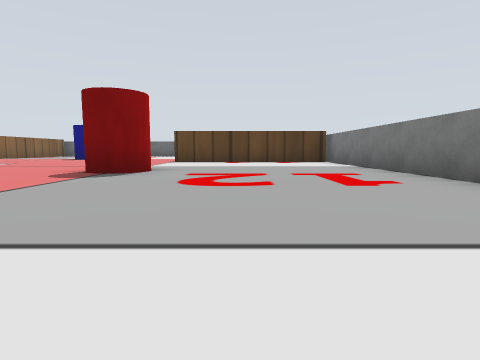
[1] (above)

18 first-person views from a walk through a world built for the Gazebo simulator. The camera is 0.07 m above the floor, tilts 6° down and sees 80° across. The floor is counted in squares, 0.2 m on a side. Each view is taken from the middle of a square. On the plan, view 1 faces up. The plan holds only what a view shows up to about 9 squares ahead; the rest is blank. Gazebo's built-in surfaces are drawn with simple patterns.

[2]
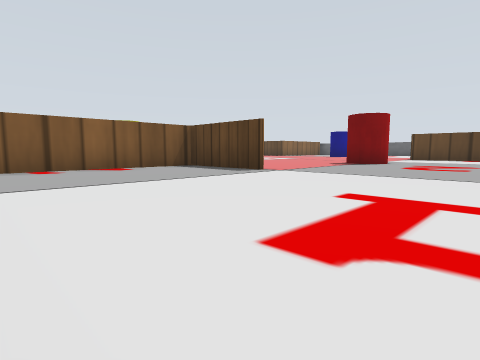

[3]
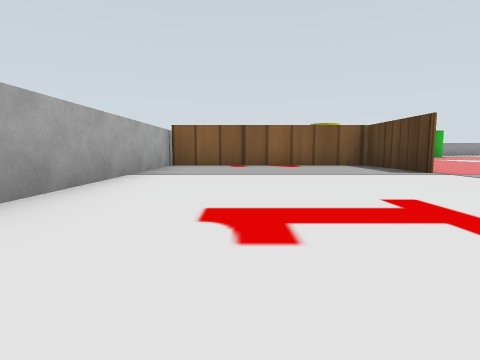

[4]
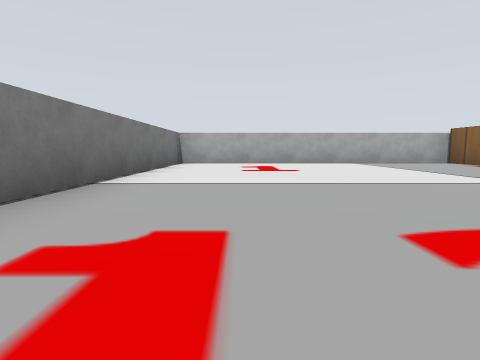

[5]
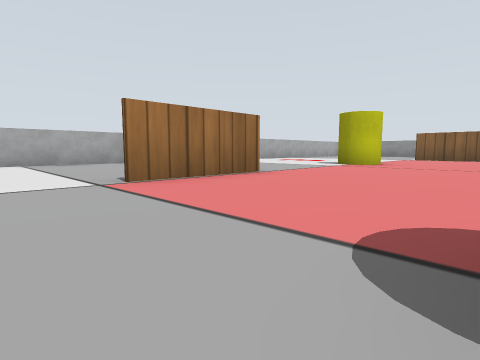

[6]
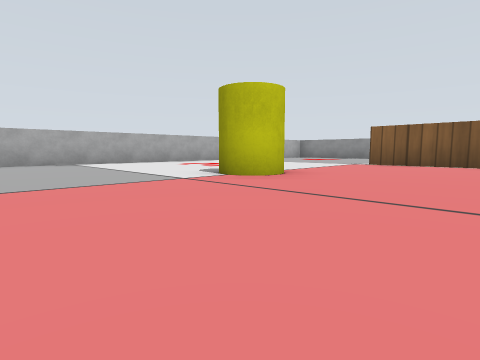

[7]
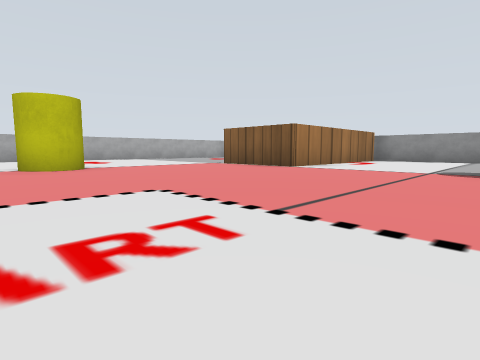

[8]
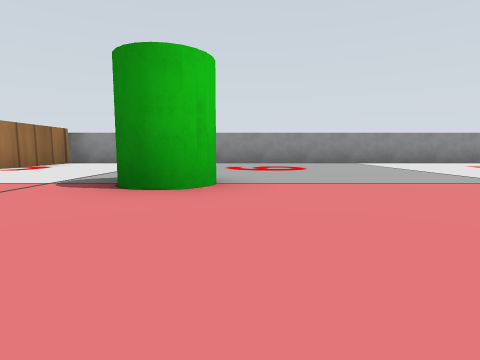

[9]
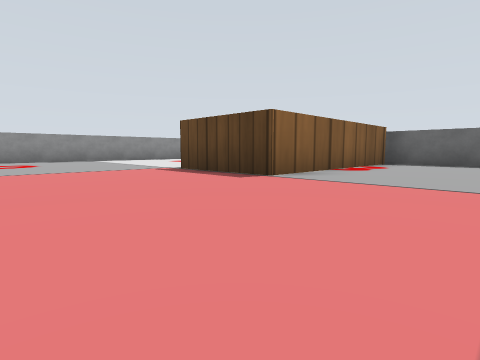

[10]
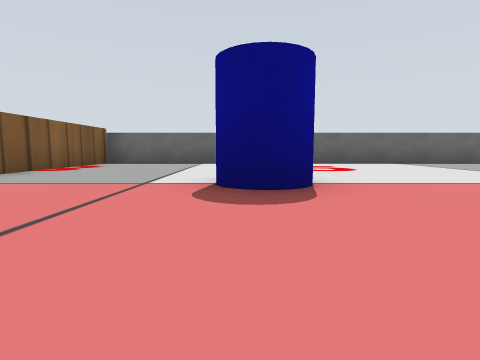

[11]
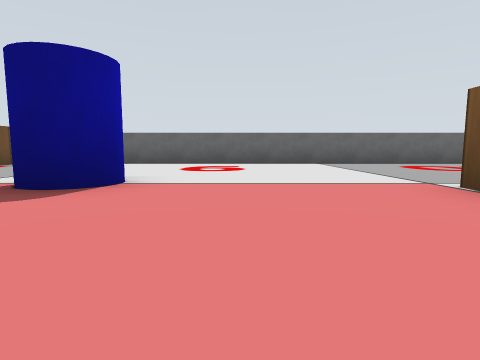

[12]
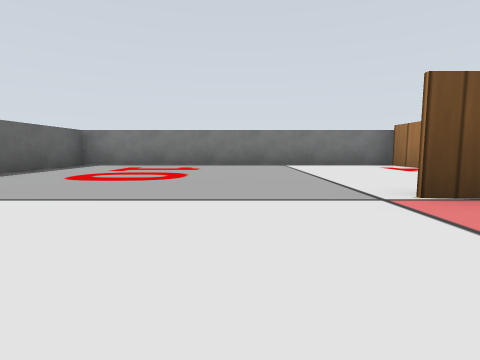

[13]
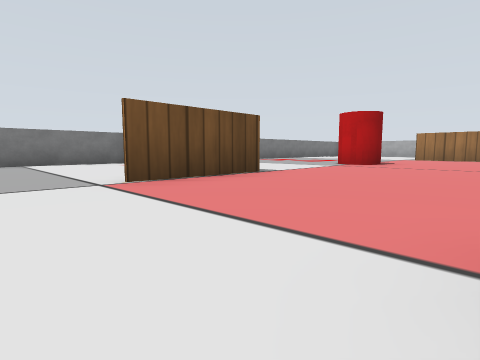

[14]
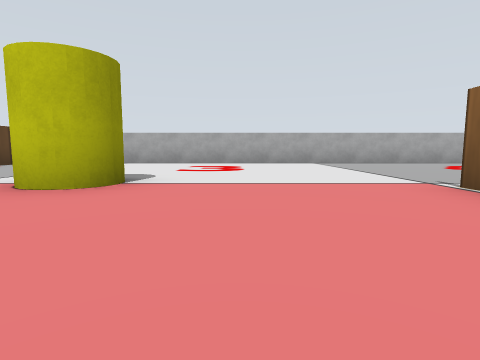

[15]
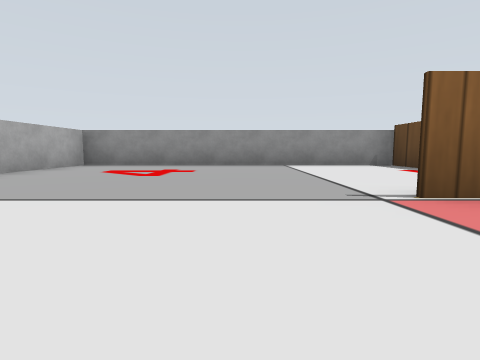

[16]
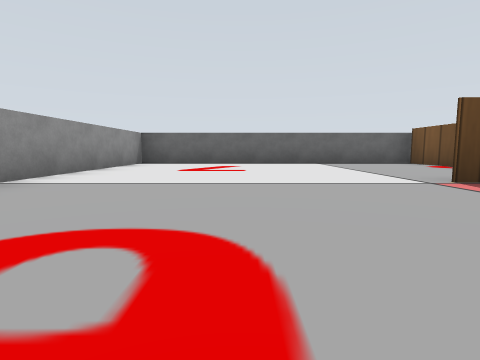

[17]
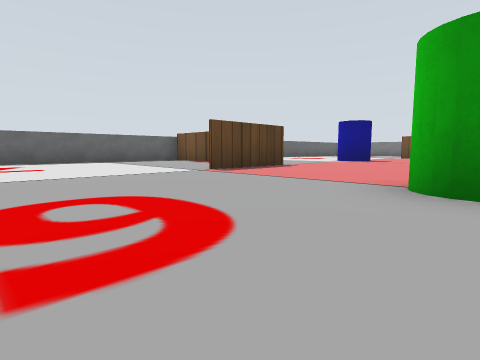

[18]
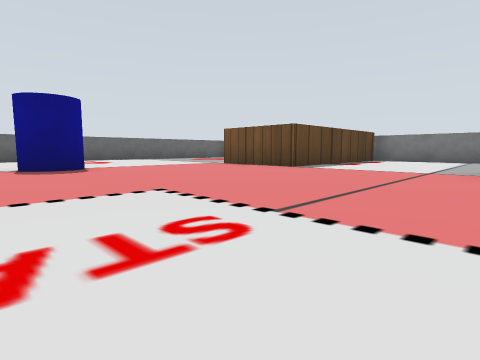

### Floor plan
Ten units are one square. View 1 is at (0, 0); x grows to the right and y downward. Boxes are objects, and circles mark ways between rooms. Rooms are numbered by the first view taken in them; rooms with no view inside come last. Other rooms are left out.
<svg viewBox="-171 -161 202 202">
<path fill="none" stroke="#000" d="M-22 -9 -45 -9 -45 36M-49 36 26 36 26 -4M-46 -9 -22 -9M-155 -35 -166 -35 -121 -35 -121 -12M-95 -138 -95 -156 -95 -111 -118 -111M-45 30 -45 25M26 -85 -19 -85 -19 -108M-14 -156 -166 -156 -166 36 -49 36M26 -4 26 -81M15 -85 26 -85M26 -81 26 -156 -14 -156"/>
<rect x="-125" y="-85" width="10" height="20" fill="#bbb"><title>green cylinder</title></rect>
<rect x="-95" y="-15" width="20" height="10" fill="#bbb"><title>yellow cylinder</title></rect>
<rect x="-65" y="-115" width="20" height="10" fill="#bbb"><title>blue cylinder</title></rect>
<rect x="-25" y="-55" width="10" height="20" fill="#bbb"><title>red cylinder</title></rect>
<circle cx="0" cy="-10" r="3" fill="#2a7"/>
<circle cx="-20" cy="-130" r="3" fill="#2a7"/>
<text x="-10" y="10">1</text>
<text x="-80" y="-60">2</text>
<text x="0" y="-120">3</text>
</svg>
Room 1 opens to room 2. Room 2 opens to room 3.

Where each view was taken, in squares from view 1:
view 1: 0 up, 0 right, facing up
view 2: 3 down, 1 right, facing up-left
view 3: 2 down, 2 right, facing left
view 4: 4 up, 1 right, facing down
view 5: 4 up, 1 left, facing down-left
view 6: 4 up, 5 left, facing down-left
view 7: 7 up, 7 left, facing down-left
view 8: 8 up, 9 left, facing left
view 9: 8 up, 7 left, facing up-left
view 10: 8 up, 6 left, facing up
view 11: 8 up, 4 left, facing up
view 12: 12 up, 4 left, facing right
view 13: 12 up, 5 left, facing down-right
view 14: 4 up, 10 left, facing down
view 15: 0 up, 10 left, facing left
view 16: 8 up, 14 left, facing up
view 17: 7 up, 15 left, facing up-right
view 18: 5 up, 7 left, facing up-right
